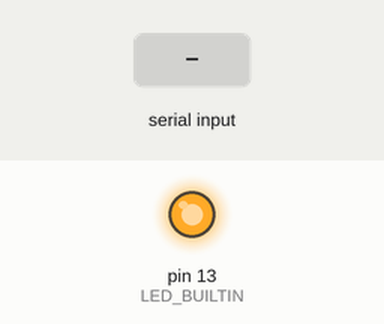
This sketch was run on a simulated Arduino Uno, built with avr-gcc and run on an emulated ATmega328P. Shown: output pins drawn as LEDs (lit = HIGH). The test bench sets the inputs (shaded band). What the sketch prints to the serial monitor is not drawn.

Above: at 1.2 s.
1.3 s: "A" received over Serial
At 3.9 s:
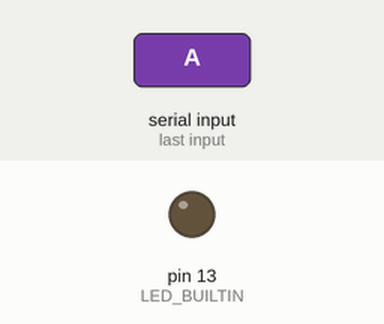
4.3 s: "T" received over Serial
At 7.4 s:
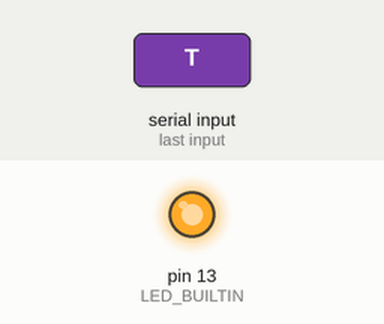
Timing chart, 0 to 8.9 s (numbered marks = the images above; inputs shaded):
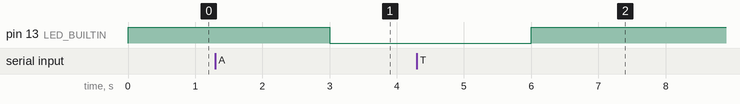

Measured:
- after the input at 1.3 s, pin 13 (LED_BUILTIN): HIGH → LOW after 1.7 s
- after the input at 4.3 s, pin 13 (LED_BUILTIN): LOW → HIGH after 1.7 s

The sketch:

LAB2_ATA.ino
```cpp
char ENTRY = 0;

void setup() {
  // put your setup code here, to run once:
  pinMode(LED_BUILTIN, OUTPUT);
  digitalWrite(LED_BUILTIN, HIGH);
  Serial.begin(9600);

}

void loop() {
  // put your main code here, to run repeatedly:

    ENTRY = Serial.read();
    Serial.println(ENTRY);
    delay(1000);
    if(ENTRY == 'A'){
          digitalWrite(LED_BUILTIN, LOW);
          delay(1000);
    }
    if(ENTRY == 'T'){
          digitalWrite(LED_BUILTIN, HIGH);
          delay(1000);
    }
}
```
